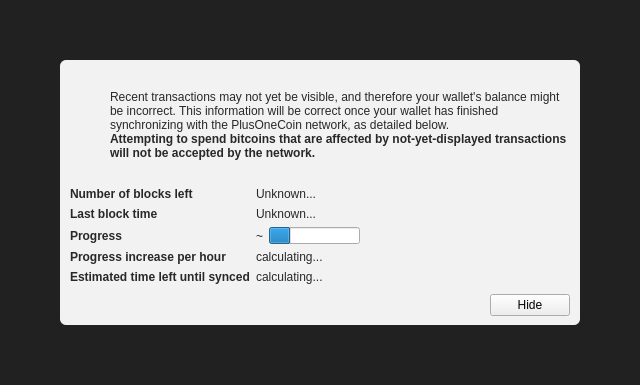
<?xml version="1.0" encoding="UTF-8"?>
<ui version="4.0">
 <class>ModalOverlay</class>
 <widget class="ModalOverlay" name="ModalOverlay">
  <property name="geometry">
   <rect>
    <x>0</x>
    <y>0</y>
    <width>640</width>
    <height>385</height>
   </rect>
  </property>
  <property name="windowTitle">
   <string>Form</string>
  </property>
  <layout class="QVBoxLayout" name="verticalLayout" stretch="0">
   <property name="sizeConstraint">
    <enum>QLayout::SetDefaultConstraint</enum>
   </property>
   <property name="leftMargin">
    <number>0</number>
   </property>
   <property name="topMargin">
    <number>0</number>
   </property>
   <property name="rightMargin">
    <number>0</number>
   </property>
   <property name="bottomMargin">
    <number>0</number>
   </property>
   <item>
    <widget class="QWidget" name="bgWidget" native="true">
     <property name="styleSheet">
      <string notr="true">#bgWidget { background: rgba(0,0,0,220); }</string>
     </property>
     <layout class="QVBoxLayout" name="verticalLayoutMain" stretch="1">
      <property name="leftMargin">
       <number>60</number>
      </property>
      <property name="topMargin">
       <number>60</number>
      </property>
      <property name="rightMargin">
       <number>60</number>
      </property>
      <property name="bottomMargin">
       <number>60</number>
      </property>
      <item>
       <widget class="QWidget" name="contentWidget" native="true">
        <property name="styleSheet">
         <string notr="true">#contentWidget { background: rgba(255,255,255,240); border-radius: 6px; }

QLabel { color: rgb(40,40,40);  }</string>
        </property>
        <layout class="QVBoxLayout" name="verticalLayoutSub" stretch="1,0,0,0">
         <property name="spacing">
          <number>0</number>
         </property>
         <property name="leftMargin">
          <number>10</number>
         </property>
         <property name="topMargin">
          <number>10</number>
         </property>
         <property name="rightMargin">
          <number>10</number>
         </property>
         <property name="bottomMargin">
          <number>10</number>
         </property>
         <item>
          <layout class="QHBoxLayout" name="horizontalLayoutIconText" stretch="0,1">
           <property name="topMargin">
            <number>20</number>
           </property>
           <item>
            <layout class="QVBoxLayout" name="verticalLayoutIcon">
             <property name="leftMargin">
              <number>0</number>
             </property>
             <item>
              <widget class="QPushButton" name="warningIcon">
               <property name="enabled">
                <bool>false</bool>
               </property>
               <property name="text">
                <string/>
               </property>
               <property name="icon">
                <iconset>
                 <normaloff>:/icons/warning</normaloff>
                 <disabledoff>:/icons/warning</disabledoff>:/icons/warning</iconset>
               </property>
               <property name="iconSize">
                <size>
                 <width>48</width>
                 <height>48</height>
                </size>
               </property>
               <property name="flat">
                <bool>true</bool>
               </property>
              </widget>
             </item>
             <item>
              <spacer name="verticalSpacerWarningIcon">
               <property name="orientation">
                <enum>Qt::Vertical</enum>
               </property>
               <property name="sizeHint" stdset="0">
                <size>
                 <width>20</width>
                 <height>40</height>
                </size>
               </property>
              </spacer>
             </item>
            </layout>
           </item>
           <item>
            <layout class="QVBoxLayout" name="verticalLayoutInfoText">
             <property name="leftMargin">
              <number>0</number>
             </property>
             <property name="topMargin">
              <number>0</number>
             </property>
             <item>
              <widget class="QLabel" name="infoText">
               <property name="text">
                <string>Recent transactions may not yet be visible, and therefore your wallet's balance might be incorrect. This information will be correct once your wallet has finished synchronizing with the PlusOneCoin network, as detailed below.</string>
               </property>
               <property name="textFormat">
                <enum>Qt::RichText</enum>
               </property>
               <property name="wordWrap">
                <bool>true</bool>
               </property>
              </widget>
             </item>
             <item>
              <widget class="QLabel" name="infoTextStrong">
               <property name="font">
                <font>
                 <weight>75</weight>
                 <bold>true</bold>
                </font>
               </property>
               <property name="text">
                <string>Attempting to spend bitcoins that are affected by not-yet-displayed transactions will not be accepted by the network.</string>
               </property>
               <property name="textFormat">
                <enum>Qt::RichText</enum>
               </property>
               <property name="wordWrap">
                <bool>true</bool>
               </property>
              </widget>
             </item>
             <item>
              <spacer name="verticalSpacerInTextSpace">
               <property name="orientation">
                <enum>Qt::Vertical</enum>
               </property>
               <property name="sizeHint" stdset="0">
                <size>
                 <width>20</width>
                 <height>40</height>
                </size>
               </property>
              </spacer>
             </item>
            </layout>
           </item>
          </layout>
         </item>
         <item>
          <spacer name="verticalSpacerAfterText">
           <property name="orientation">
            <enum>Qt::Vertical</enum>
           </property>
           <property name="sizeHint" stdset="0">
            <size>
             <width>20</width>
             <height>40</height>
            </size>
           </property>
          </spacer>
         </item>
         <item>
          <layout class="QFormLayout" name="formLayout">
           <property name="fieldGrowthPolicy">
            <enum>QFormLayout::FieldsStayAtSizeHint</enum>
           </property>
           <property name="horizontalSpacing">
            <number>6</number>
           </property>
           <property name="verticalSpacing">
            <number>6</number>
           </property>
           <property name="topMargin">
            <number>10</number>
           </property>
           <item row="0" column="0">
            <widget class="QLabel" name="labelNumberOfBlocksLeft">
             <property name="font">
              <font>
               <weight>75</weight>
               <bold>true</bold>
              </font>
             </property>
             <property name="text">
              <string>Number of blocks left</string>
             </property>
            </widget>
           </item>
           <item row="0" column="1">
            <widget class="QLabel" name="numberOfBlocksLeft">
             <property name="text">
              <string>Unknown...</string>
             </property>
            </widget>
           </item>
           <item row="1" column="0">
            <widget class="QLabel" name="labelLastBlockTime">
             <property name="font">
              <font>
               <weight>75</weight>
               <bold>true</bold>
              </font>
             </property>
             <property name="text">
              <string>Last block time</string>
             </property>
            </widget>
           </item>
           <item row="1" column="1">
            <widget class="QLabel" name="newestBlockDate">
             <property name="sizePolicy">
              <sizepolicy hsizetype="Maximum" vsizetype="Preferred">
               <horstretch>0</horstretch>
               <verstretch>0</verstretch>
              </sizepolicy>
             </property>
             <property name="text">
              <string>Unknown...</string>
             </property>
            </widget>
           </item>
           <item row="2" column="0">
            <widget class="QLabel" name="labelSyncDone">
             <property name="font">
              <font>
               <weight>75</weight>
               <bold>true</bold>
              </font>
             </property>
             <property name="text">
              <string>Progress</string>
             </property>
            </widget>
           </item>
           <item row="2" column="1">
            <layout class="QHBoxLayout" name="horizontalLayoutSync" stretch="0,1">
             <item>
              <widget class="QLabel" name="percentageProgress">
               <property name="text">
                <string notr="true">~</string>
               </property>
              </widget>
             </item>
             <item>
              <widget class="QProgressBar" name="progressBar">
               <property name="value">
                <number>24</number>
               </property>
               <property name="format">
                <string/>
               </property>
              </widget>
             </item>
            </layout>
           </item>
           <item row="4" column="0">
            <widget class="QLabel" name="labelProgressIncrease">
             <property name="font">
              <font>
               <weight>75</weight>
               <bold>true</bold>
              </font>
             </property>
             <property name="text">
              <string>Progress increase per hour</string>
             </property>
            </widget>
           </item>
           <item row="4" column="1">
            <widget class="QLabel" name="progressIncreasePerH">
             <property name="text">
              <string>calculating...</string>
             </property>
            </widget>
           </item>
           <item row="5" column="0">
            <widget class="QLabel" name="labelEstimatedTimeLeft">
             <property name="font">
              <font>
               <weight>75</weight>
               <bold>true</bold>
              </font>
             </property>
             <property name="text">
              <string>Estimated time left until synced</string>
             </property>
            </widget>
           </item>
           <item row="5" column="1">
            <widget class="QLabel" name="expectedTimeLeft">
             <property name="text">
              <string>calculating...</string>
             </property>
            </widget>
           </item>
          </layout>
         </item>
         <item>
          <layout class="QHBoxLayout" name="horizontalLayoutButtons">
           <property name="leftMargin">
            <number>10</number>
           </property>
           <property name="topMargin">
            <number>10</number>
           </property>
           <item>
            <spacer name="horizontalSpacer">
             <property name="orientation">
              <enum>Qt::Horizontal</enum>
             </property>
             <property name="sizeHint" stdset="0">
              <size>
               <width>40</width>
               <height>20</height>
              </size>
             </property>
            </spacer>
           </item>
           <item>
            <widget class="QPushButton" name="closeButton">
             <property name="text">
              <string>Hide</string>
             </property>
            </widget>
           </item>
          </layout>
         </item>
        </layout>
       </widget>
      </item>
     </layout>
    </widget>
   </item>
  </layout>
 </widget>
 <customwidgets>
  <customwidget>
   <class>ModalOverlay</class>
   <extends>QWidget</extends>
   <header>modaloverlay.h</header>
   <container>1</container>
  </customwidget>
 </customwidgets>
 <resources/>
 <connections/>
</ui>
